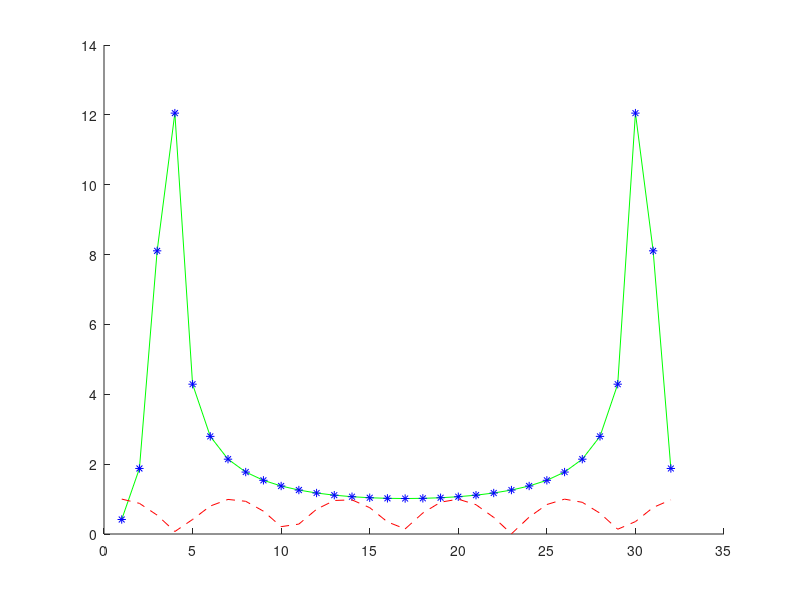

This chart was generated by the following MATLAB code:
clc;
close all; clear all;

N=32;
xn=cos(0.5*[0:N-1]);

for k=1:N
    for n=1:N
        Wn(k,n)=exp((-j*(2*pi)/N)*(k-1)*(n-1));
    end
end

xn=xn(:);
X=Wn*xn; 
Wn1=conj(Wn);
x=(1/N)*Wn1*X; 

hold on
plot(abs(fft(xn)),'-g');
plot(abs(X),'*b');
plot(abs(x),'--r');